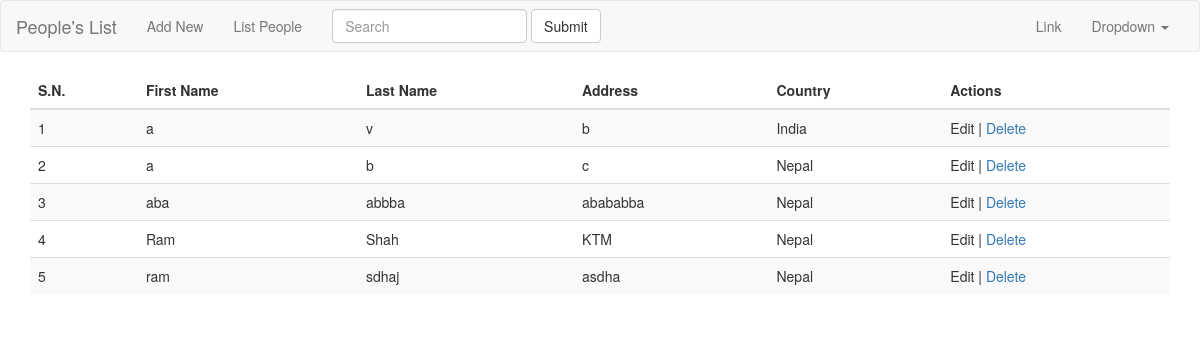
Page /list on the committed database.
### tables this page shows
CREATE TABLE peoples(
			id integer PRIMARY KEY AUTOINCREMENT,
			firstname text NOT NULL,
			lastname text NULL,
			address text NULL,
			country text NULL);

### app.py (the view)
@app.route('/list')
def list_people():
	db_conn = get_connection()
	cur = db_conn.cursor()
	_list_sql = '''
	SELECT id, firstname,lastname,address,country FROM peoples
	'''
	cur.execute(_list_sql)
	values = cur.fetchall()
	print(values)
	return render_template('list.jinja2',data = values)

### app.py (called while the page is built)
def get_connection():
	return sqlite3.connect('db.sqlite3')

### templates/list.jinja2
	{% extends 'layout.jinja2' %}
	{% block main %}
	<table class="table table-striped">
		<thead>
			<th>S.N.</th>
		  	<th>First Name</th>
		  	<th>Last Name</th>
		  	<th>Address</th>
		  	<th>Country</th>
		  	<th>Actions</th>
		</thead>
		{% for row in data: %}
		<tr>
			<td>{{ row.0 }}</td>
			<td>{{ row.1 }}</td>
			<td>{{ row.2 }}</td>
			<td>{{ row.3 }}</td>
			<td>{{ row.4 }}</td>
			<td>Edit | <a href = "{{url_for('delete_people',id=row.0)}}">Delete</a></td>
		</tr>
		{% endfor %}
	</table>
	{% endblock %}

### templates/layout.jinja2 (shortened to what this page needs)
	<!DOCTYPE html>
	<html lang="en">
	  <head>
	    <link href = "{{ url_for ('static',filename = 'css/bootstrap.min.css')}}" rel = "stylesheet">
	  </head>
	  <body>
	  	<nav class="navbar navbar-default">
		  <div class="container-fluid">
		    <div class="navbar-header">
		      <a class="navbar-brand" href="{{url_for('index')}}">People's List</a>
		    </div>
		    <div class="collapse navbar-collapse" id="bs-example-navbar-collapse-1">
		      <ul class="nav navbar-nav">
		        <li><a href="{{url_for('add_people')}}">Add New</a></li>
		        <li><a href="{{url_for('list_people')}}">List People <span class="sr-only">(current)</span></a></li>
		      </ul>
		      <form class="navbar-form navbar-left" role="search">
		        <div class="form-group">
		          <input type="text" class="form-control" placeholder="Search">
		        </div>
		        <button type="submit" class="btn btn-default">Submit</button>
		      </form>
		      <ul class="nav navbar-nav navbar-right">
		        <li><a href="#">Link</a></li>
		        <li class="dropdown">
		          <a href="#" class="dropdown-toggle" data-toggle="dropdown" role="button" aria-haspopup="true" aria-expanded="false">Dropdown <span class="caret"></span></a>
		        </li>
		      </ul>
		    </div>
		  </div>
		</nav>
		<div class="container">
			{% block main %}{% endblock %}
		</div>
	  </body>
	</html>

### rows in the picture
peoples: id "1", firstname "a", lastname "v", address "b", country "India"
peoples: id "2", firstname "a", lastname "b", address "c", country "Nepal"
peoples: id "3", firstname "aba", lastname "abbba", address "abababba", country "Nepal"
peoples: id "4", firstname "Ram", lastname "Shah", address "KTM", country "Nepal"
peoples: id "5", firstname "ram", lastname "sdhaj", address "asdha", country "Nepal"
